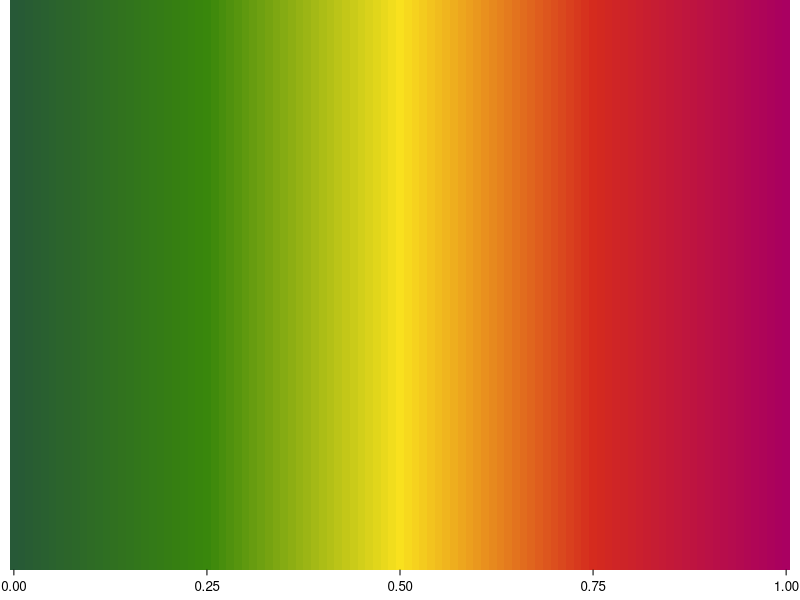

Write R code to recreate this figure.
## ---- chunk 1
par(
	mar = c(1.5, 0.5, 0, 0.5),
	mgp = c(2, 0.25, 0))
image(
  x = matrix(
    data = seq(from = 0, to = 1, length = 101),
    ncol = 1),
  col = colorRampPalette(c("#275937", "#39870c", "#f9e11e", "#d52b1e", "#a90061"))(n = 101),
  axes = FALSE)
axis(
  side = 1,
  at = seq(from = 0, to = 1, by = 0.25),
	cex.axis = 0.8,
	tcl = -0.25,
  lwd = 0,
  lwd.ticks = 1)

